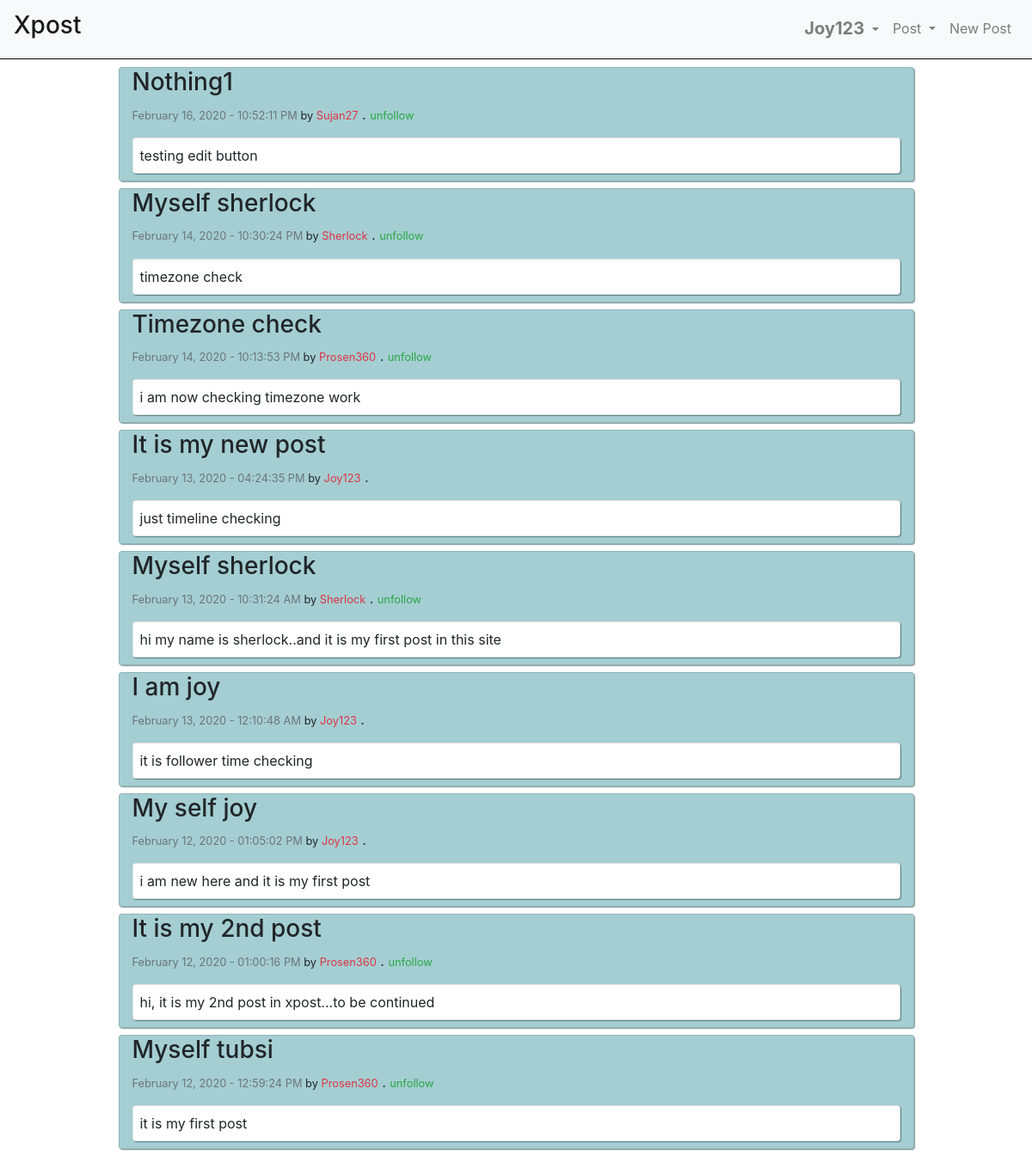
Screenshot of /global/ (signed in) with the database file from the repository.
### userposts/models.py (models this page shows, shortened)
class Posts(models.Model):
    author = models.ForeignKey(User, on_delete=models.CASCADE)
    title = models.CharField(max_length=150)
    post = models.TextField()
    dateOfPost = models.DateTimeField(default=timezone.now)

### global/views.py (the view)
# urls.py: path('', views.globalPost, name='global')
@login_required(login_url='../login')
def globalPost(response):
    flag = False
    posts = []
    allPosts = Posts.objects.all().order_by('-dateOfPost')
    myFollow = Follower.objects.filter(follower_id=response.user.id)
    for post in allPosts:
        for f in myFollow:
            if f.following_id == post.author_id:
                posts.append({
                    'post': post,
                    'indication': 'unfollow',
                    'color': 'text-success'
                })
                flag = True
                break
        if post.author_id == response.user.id:
            posts.append({
                'post': post,
                'indication': '',
                'color': 'text-success'
            })
        elif flag == False:
            posts.append({
                'post': post,
                'indication': 'follow',
                'color': 'text-primary'
            })
        else:
            flag = False
    return render(response, 'global/global.html', {'posts': posts})

### global/templates/global/global.html (shortened to what this page needs)
{% extends 'base.html' %}
{% block content %}
<div class="container myContent">
    {% for post in posts %}
    <div class="card col-10 mx-auto my-2"
        style="box-shadow: 1px 1px 1px rgba(13, 54, 54, 0.507);background-color: #0a7a865e;">
        <div class="card-text">
            <h3>{{post.post.title|capfirst}}</h3>
            <small><label class="text-muted">{{post.post.dateOfPost|date:"F d, Y - h:i:s A"}}</label> by
                <label class="text-danger">{{post.post.author|capfirst}}</label></small> . <small
                class="myAuthor {{post.color}}" data-id="{{post.post.author_id}}">{{post.indication}}</small>
        </div>
        <div class="card pl-2 py-2 my-2" style="box-shadow: 1px 1px 1px rgba(13, 54, 54, 0.507);">
            {{post.post.post}}
        </div>
    </div>
    {% endfor %}
</div>
{% endblock content %}

### templates/base.html (shortened to what this page needs)
{% load static %}
<!DOCTYPE html>
<html lang="en">
<head>
    <link rel="stylesheet" href="https://maxcdn.bootstrapcdn.com/bootstrap/4.0.0/css/bootstrap.min.css"
>
</head>
<body>
    <div class="container-fluid">
        <nav class="navbar navbar-expand-lg navbar-light bg-light fixed-top" style="border-bottom: 1px solid black;">
            <a class="navbar-brand" href="../timeline">
                <h3>Xpost</h3>
            </a>
            <div class="collapse navbar-collapse justify-content-end" id="navbarNav">
                <ul class="navbar-nav">
                    <li class="nav-item dropdown">
                        <a class="nav-link dropdown-toggle" href="#" id="navbarDropdownMenuLink" data-toggle="dropdown"
                            aria-haspopup="true" aria-expanded="false" data-id="myAjaxPost">
                            <h5 class="d-inline">
                                <b>
                                    {{ user.username|capfirst }}
                                </b>
                            </h5>
                        </a>
                    </li>
                    <li class="nav-item dropdown">
                        <a href="#" class="nav-link dropdown-toggle" data-toggle="dropdown" aria-haspopup="true"
                            aria-expanded="false" data-id="myAjaxFollow">
                            Post
                        </a>
                    </li>
                    <li class="nav-item">
                        <a href="../newpost" class="nav-link">
                            New Post
                        </a>
                    </li>
                </ul>
            </div>
        </nav>
    </div>
    {% block content %}
    {% endblock content %}
</body>
</html>

### templates/base.html (style rules this page uses)
.myContent { padding-top: 70px; }
.myAuthor { cursor: pointer; }

### rows the page displays
Posts: post "Nothing1", post.dateOfPost "February 16, 2020 - 10:52:11 PM", post.author "Sujan27", indication "unfollow", post.post "testing edit button"
Posts: post "Myself sherlock", post.dateOfPost "February 14, 2020 - 10:30:24 PM", post.author "Sherlock", indication "unfollow", post.post "timezone check"
Posts: post "Timezone check", post.dateOfPost "February 14, 2020 - 10:13:53 PM", post.author "Prosen360", indication "unfollow", post.post "i am now checking timezone work"
Posts: post "It is my new post", post.dateOfPost "February 13, 2020 - 04:24:35 PM", post.author "Joy123", post.post "just timeline checking"
Posts: post "Myself sherlock", post.dateOfPost "February 13, 2020 - 10:31:24 AM", post.author "Sherlock", indication "unfollow", post.post "hi my name is sherlock..and it is my first post in this site"
Posts: post "I am joy", post.dateOfPost "February 13, 2020 - 12:10:48 AM", post.author "Joy123", post.post "it is follower time checking"
Posts: post "My self joy", post.dateOfPost "February 12, 2020 - 01:05:02 PM", post.author "Joy123", post.post "i am new here and it is my first post"
Posts: post "It is my 2nd post", post.dateOfPost "February 12, 2020 - 01:00:16 PM", post.author "Prosen360", indication "unfollow", post.post "hi, it is my 2nd post in xpost...to be continued"
Posts: post "Myself tubsi", post.dateOfPost "February 12, 2020 - 12:59:24 PM", post.author "Prosen360", indication "unfollow", post.post "it is my first post"

### other values shown
{{ user.username|capfirst }} "Joy123"
